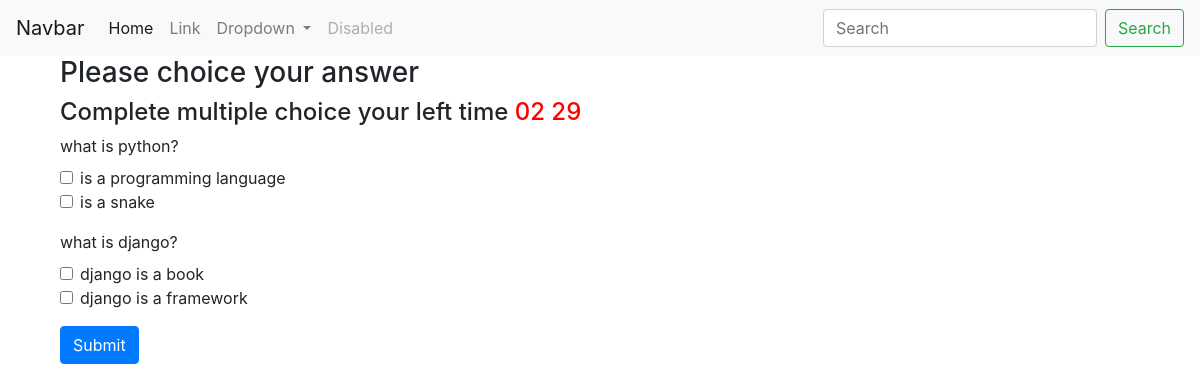
Before: / with the older database file.
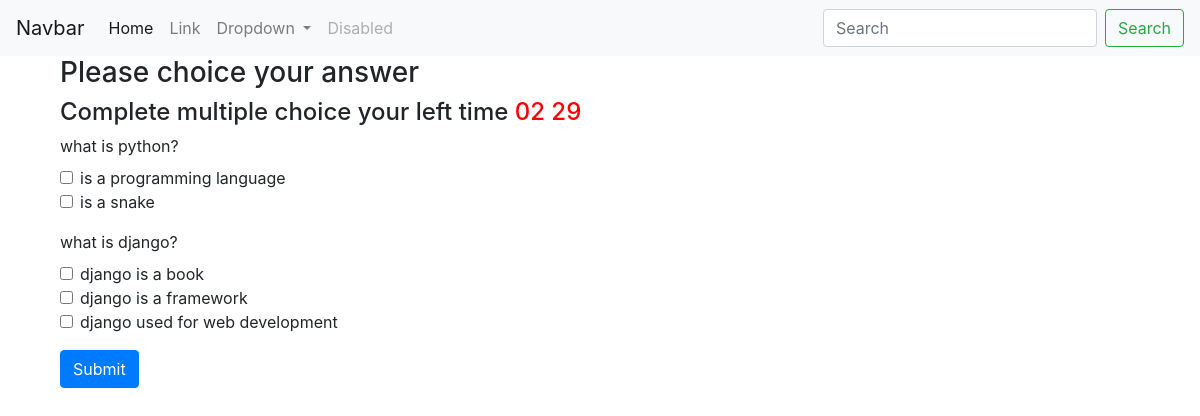
After: the same page with the newer database file.
### exam/models.py (models this page shows, shortened)
class Questions(models.Model):
    question_cat = models.UUIDField(primary_key = True, default = uuid.uuid4, editable=False)
    question_name = models.CharField(max_length=250, blank=False, null= False,)
    question_time = models.FloatField(blank=False, null= False,)

class Answers(models.Model):
    answer_choice = models.CharField(max_length=250, blank=False, null= False,)
    question_cat = models.ForeignKey(Questions, blank=False, null= False, on_delete=models.CASCADE, verbose_name='Questions Category')
    Curr_choice= (
        ('0', 'False'),
        ('1', 'True'),
    )
    currect_ans = models.CharField(max_length=1, choices=Curr_choice, null=False, blank=False, verbose_name= 'Choice Currect Answer')

### exam/views.py (the view)
# urls.py: path('', views.index, name='index'),
def index(request):
    ques = Questions.objects.all()
    ans = Answers.objects.all()
    qtime = Questions.objects.aggregate(Sum('question_time'))
    return render(request, 'home.html', {'ques': ques, 'ans': ans, 'time': qtime})

### templates/home.html (shortened to what this page needs)
{% load static %}
<!doctype html>
<html lang="en">
<head>
  <link rel="stylesheet" href="https://maxcdn.bootstrapcdn.com/bootstrap/4.0.0/css/bootstrap.min.css"
>
</head>
<body>
  <nav class="navbar navbar-expand-lg navbar-light bg-light">
    <a class="navbar-brand" href="#">Navbar</a>
    <div class="collapse navbar-collapse" id="navbarSupportedContent">
      <ul class="navbar-nav mr-auto">
        <li class="nav-item active">
          <a class="nav-link" href="#">Home <span class="sr-only">(current)</span></a>
        </li>
        <li class="nav-item">
          <a class="nav-link" href="#">Link</a>
        </li>
        <li class="nav-item dropdown">
          <a class="nav-link dropdown-toggle" href="#" id="navbarDropdown" role="button" data-toggle="dropdown"
            aria-haspopup="true" aria-expanded="false">
            Dropdown
          </a>
        </li>
        <li class="nav-item">
          <a class="nav-link disabled" href="#">Disabled</a>
        </li>
      </ul>
      <form class="form-inline my-2 my-lg-0">
        <input class="form-control mr-sm-2" type="search" placeholder="Search" aria-label="Search">
        <button class="btn btn-outline-success my-2 my-sm-0" type="submit">Search</button>
      </form>
    </div>
  </nav>
  <div class="container">
    <div class="col-md-10">
      <h3>Please choice your answer</h3>
      <h4> Complete multiple choice your left time <span id="time" style="color:red"></span></h4>
      <form  method="post" action="/sendans">
        {% for q in ques %}
        <div class="form-group">
          <label for="exampleInputEmail1">{{q.question_name}}</label>
          {% for a in ans %}
          {% if a.question_cat_id == q.question_cat %}
          <div class="form-check">
            <input class="form-check-input" type="checkbox" name="ansval[]" id="exampleRadios2" value="{{a.id}}_{{q.question_cat}}_{{a.currect_ans}}">
            <label class="form-check-label" for="exampleRadios2">
              {{a.answer_choice}}
            </label>
          </div>
          {% endif %}
          {% endfor %}
        </div>
        {% endfor %}
        <button type="submit" class="btn btn-primary">Submit</button>
      </form>
    </div>
  </div>
</body>
</html>

Changed rows visible on the page:
added Answers: answer_choice "django used for web development", shown under Questions "what is django?"
